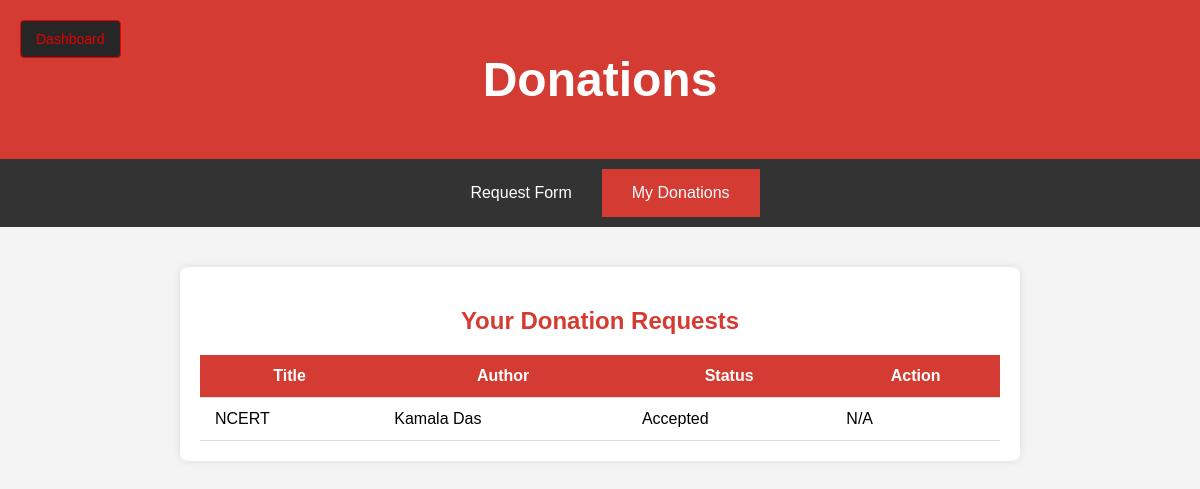
Screenshot of /seller/donations.php (signed in) with the database file from the repository.
### tables this page shows
CREATE TABLE `donations` (
  `Donation_id` int(11) NOT NULL,
  `Donor_id` int(11) NOT NULL,
  `Book_title` varchar(255) NOT NULL,
  `Author` varchar(100) NOT NULL,
  `No_of_copies` int(11) NOT NULL,
  `Category_id` int(11) NOT NULL,
  `condition_id` int(11) NOT NULL,
  `status` varchar(50) NOT NULL DEFAULT 'Pending',
  `requested_time` timestamp NOT NULL DEFAULT current_timestamp()
);

### seller/donations.php (the view, shortened to what this page needs)
<?php
include '../db_connect.php';
$seller_id = $_SESSION['user_id'];
$result = $conn->query("SELECT * FROM donations WHERE Donor_id = $seller_id");
$donations = $result->fetch_all(MYSQLI_ASSOC);
?>
<!DOCTYPE html>
<html lang="en">
<head>
    <link rel="stylesheet" href="../css/don_styles.css">
</head>
<body>
    <div class="top-header">
        <button onclick="location.href='seller_dashboard.php'" class="logout-btn">Dashboard</button>
        <h1>Donations</h1>
    </div>
    <nav class="navigation-bar">
        <a href="#" onclick="showSection('request-form')">Request Form</a>
        <a href="#" onclick="showSection('donations-list')">My Donations</a>
    </nav>
    <div id="donations-list" class="donations-list">
        <h2>Your Donation Requests</h2>
        <?php if (empty($donations)): ?>
            <p class="no-donations-message">No donations made yet.</p>
        <?php else: ?>
            <table>
                <thead>
                    <tr>
                        <th>Title</th>
                        <th>Author</th>
                        <th>Status</th>
                        <th>Action</th>
                    </tr>
                </thead>
                <tbody>
                    <?php foreach ($donations as $donation): ?>
                        <tr>
                            <td><?php echo htmlspecialchars($donation['Book_title']); ?></td>
                            <td><?php echo htmlspecialchars($donation['Author']); ?></td>
                            <td><?php echo htmlspecialchars($donation['status']); ?></td>
                            <td>
                                <?php if ($donation['status'] === 'Pending'): ?>
                                    <button class="cancel-button" onclick="cancelDonation(<?php echo $donation['Donation_id']; ?>)">Cancel</button>
                                <?php else: ?>
                                    <span>N/A</span>
                                <?php endif; ?>
                            </td>
                        </tr>
                    <?php endforeach; ?>
                </tbody>
            </table>
        <?php endif; ?>
    </div>
</body>
</html>

### css/don_styles.css (style rules this page uses)
body { font-family: Arial, sans-serif; margin: 0; padding: 0; background-color: #f4f4f4; }
.top-header { background-color: #d33b33; color: white; text-align: center; padding: 20px 0; position: relative; font-size: 24px; }
.logout-btn { position: absolute; top: 20px; left: 20px; background-color: #262626; color: #e60000; font-size: 14px; padding: 10px 15px; border-radius: 4px; cursor: pointer; border: 1px solid #e60000; transition: 0.3s ease; }
.navigation-bar { display: flex; justify-content: center; background-color: #333; padding: 10px 0; margin-top: 0px; }
.navigation-bar a { color: white; padding: 15px 30px; text-decoration: none; display: block; text-align: center; transition: 0.3s ease; }
.navigation-bar a.active { background-color: #d33b33; }
.donations-list { background-color: white; padding: 20px; margin: 40px auto; border-radius: 8px; box-shadow: 0 0 10px rgba(0, 0, 0, 0.1); max-width: 800px; text-align: center; }
.donations-list h2 { color: #d33b33; font-size: 24px; margin-bottom: 20px; }
.donations-list table { width: 100%; border-collapse: collapse; margin-top: 20px; text-align: left; }
.donations-list table th, .donations-list table td { padding: 12px 15px; border-bottom: 1px solid #ddd; font-size: 16px; }
.donations-list table th { background-color: #d33b33; color: white; text-align: center; }

### rows the page displays
donations: Book_title "NCERT", Author "Kamala Das", status "Accepted", shows "N/A"
